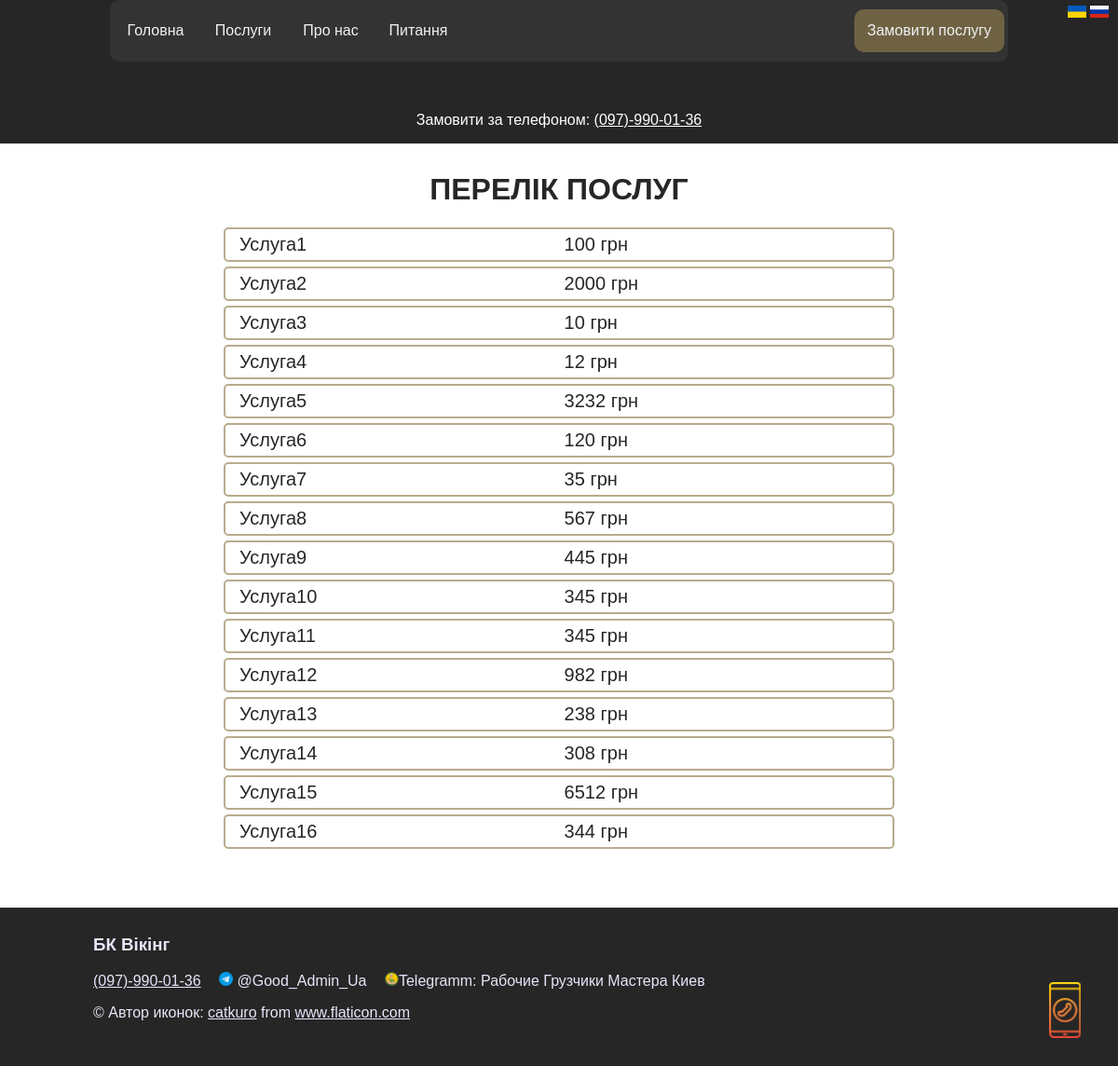
Page /uk/services/ on the earlier database version.
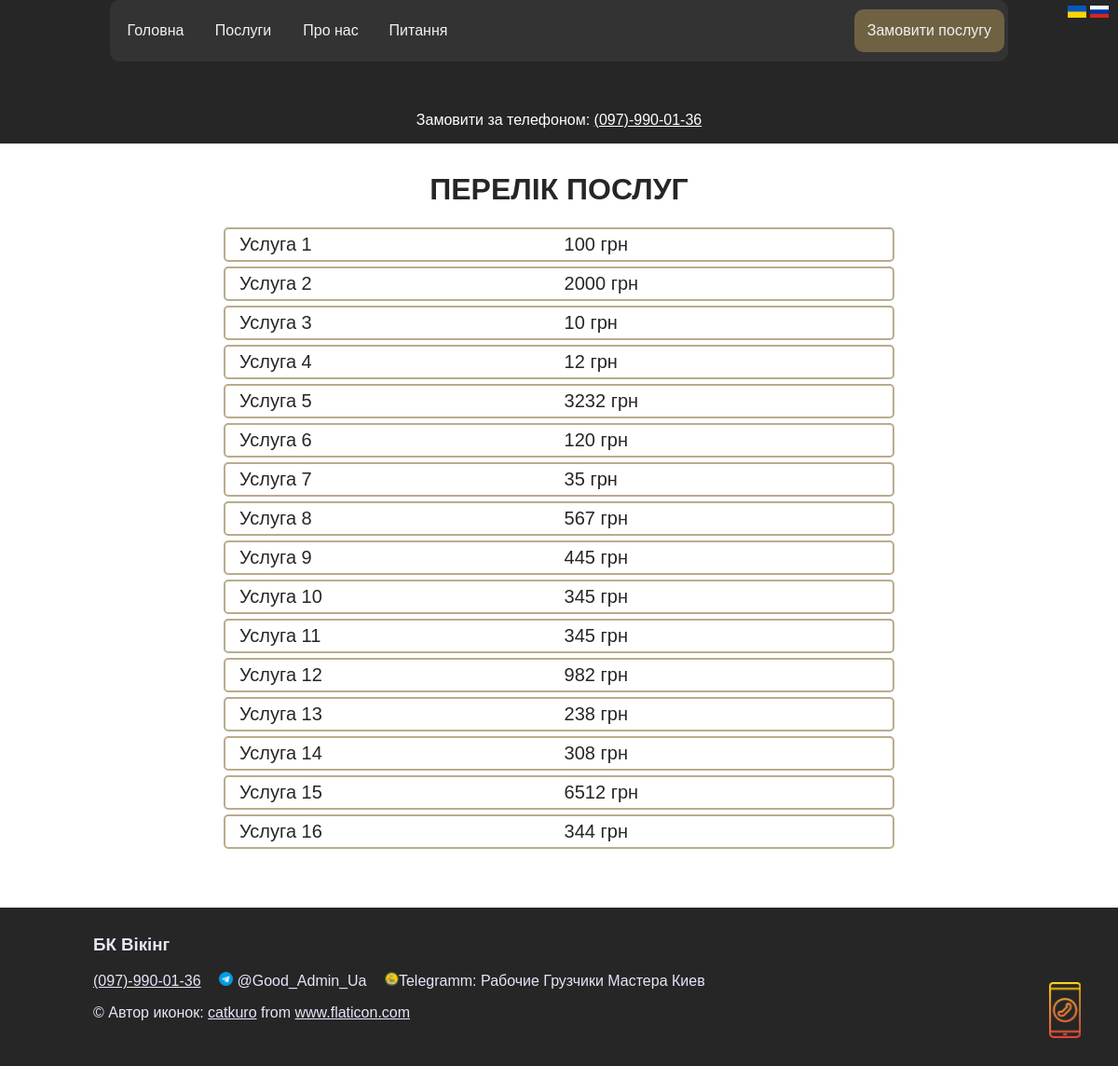
Same page on the later database version.
### main/models.py (models this page shows, shortened)
class ServicesAndPrice(models.Model):
    service = models.TextField(_('Послуга'), max_length=100)
    description = models.TextField(_('Опис'), null=True, blank=True)
    price = models.DecimalField(_('Ціна'), max_digits=6, decimal_places=0)
    si = models.CharField(_('Одиниці виміру'), max_length=20, null=True, blank=True, default='грн')
    image = models.ImageField(_('Зображення'), null=True, blank=True, upload_to='var/www/file_project/media/images/')
    class Meta:
        verbose_name = _('Послуга')
        verbose_name_plural = _('Послуги')

### main/views.py (the view)
# urls.py: path('services/', views.services, name='services'),
def services(request):
    service = ServicesAndPrice.objects.order_by('id')
    return render(request, 'main/services.html', {'service': service})

### main/templates/main/services.html (shortened to what this page needs)
{% extends 'main/base.html' %}
{% load i18n %}
{% block content %}
    <p>{% translate 'Замовити за телефоном:' %} <a href="tel:+380979900136" style="color: white; ">(097)-990-01-36</a></p>
{% endblock %}
{% block contentFullWidth %}
<h1 align="center">{% translate 'ПЕРЕЛІК ПОСЛУГ' %}</h1>
<div class="serviceTabl">
{% for i in service %}
    <a href="{% url 'service_detail' i.id %}" class="serviceAndPriseHref"><div class="serviceAndPrise">
        <div class="service">{{ i.service }}</div>
        <div class="price">{{ i.price }}
            {% if i.si != none %}
                <div style="display: inline">{{ i.si }}</div>
            {% else %}
                <div style="display: inline"></div>
            {% endif %}
        </div>
    </div></a>
{% endfor %}
</div>
{% endblock %}

Differences in the rows shown:
changed ServicesAndPrice: service "Услуга1" → "Услуга 1"
changed ServicesAndPrice: service "Услуга2" → "Услуга 2"
changed ServicesAndPrice: service "Услуга3" → "Услуга 3"
changed ServicesAndPrice: service "Услуга4" → "Услуга 4"
changed ServicesAndPrice: service "Услуга5" → "Услуга 5"
changed ServicesAndPrice: service "Услуга6" → "Услуга 6"
changed ServicesAndPrice: service "Услуга7" → "Услуга 7"
changed ServicesAndPrice: service "Услуга8" → "Услуга 8"
changed ServicesAndPrice: service "Услуга9" → "Услуга 9"
changed ServicesAndPrice: service "Услуга10" → "Услуга 10"
changed ServicesAndPrice: service "Услуга11" → "Услуга 11"
changed ServicesAndPrice: service "Услуга12" → "Услуга 12"
changed ServicesAndPrice: service "Услуга13" → "Услуга 13"
changed ServicesAndPrice: service "Услуга14" → "Услуга 14"
changed ServicesAndPrice: service "Услуга15" → "Услуга 15"
changed ServicesAndPrice: service "Услуга16" → "Услуга 16"
